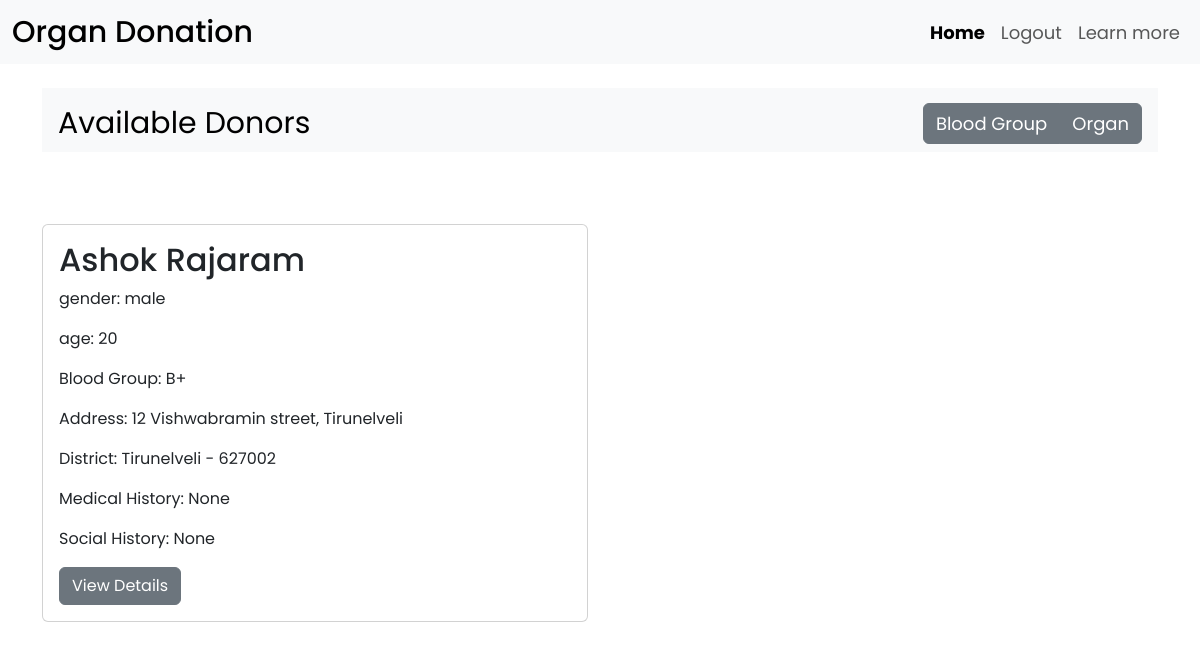
Before: /recipient/home/ (signed in) with the older database file.
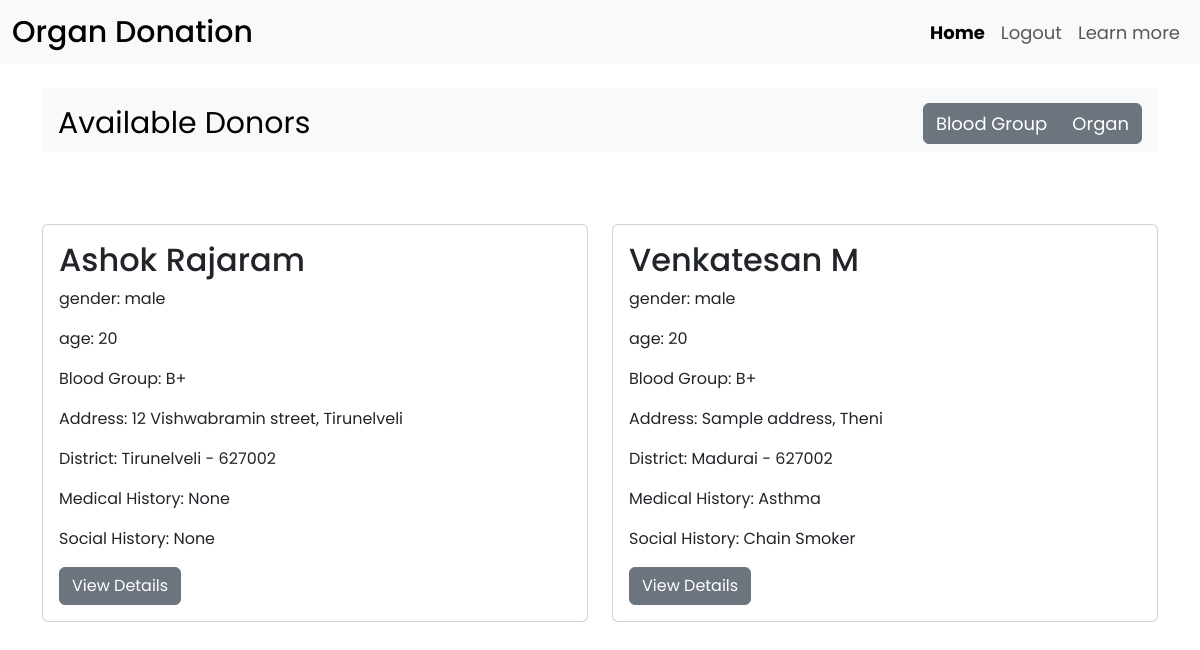
After: the same page with the newer database file.
### organdonation/models.py (models this page shows, shortened)
class Donor(models.Model):
   user = models.OneToOneField(User, on_delete=models.CASCADE, primary_key=True)
   email = models.EmailField(max_length=150, null=True)
   first_name = models.CharField(max_length=60)
   last_name = models.CharField(max_length=60)
   dob = models.DateField(null=True)
   age = models.CharField(max_length=2 ,null=True)
   gender = models.CharField(max_length=10)
   mobile = models.CharField(max_length=10)
   blood_group = models.CharField(max_length=3)
   aadhaar = models.CharField(max_length=16)
   addr_line = models.CharField(max_length=100)
   city = models.CharField(max_length=60)
   district = models.CharField(null=True, max_length=60)
   state = models.CharField(max_length=60)
   pincode = models.CharField(max_length=6)
   organs = models.ManyToManyField(Organ)
   medical_history = models.TextField(max_length=200)
   social_history = models.TextField(max_length=200)

### organdonation/views.py (the view)
# urls.py: path('recipient/home/', views.recipienthome, name='recipienthome'),
@login_required(login_url='login')
def recipienthome(request):
    current_user = request.user
    if current_user.is_authenticated and current_user.is_recipient:
        donorlist = (Donor.objects.all())
        organ = Organ.objects.get(name = current_user.recipient.organ_needed)
        donormatchlist = []
        for donor in donorlist:
            if donor.blood_group == current_user.recipient.blood_group:
                donormatchlist.append(donor)
            else:
                pass
        blooddonormatch = tuple(donormatchlist)
        return render(request, 'organdonation/recipienthome.html', {'user': current_user, 'donorslist': blooddonormatch})

### organdonation/templates/organdonation/recipienthome.html (shortened to what this page needs)
{% extends 'organdonation/base.html' %}
{% load static %}
{% block csslink%}
<link rel="stylesheet" href="{% static 'organdonation/css/style1.css' %}" />
{%endblock csslink %}
{% block body %}
<div class="container"><br>
   <nav id="navbar-example2" class="navbar bg-body-tertiary px-3 mb-3">
      <a class="navbar-brand" href="#">Available Donors</a>
      <ul class="nav nav-pills">
         <div class="btn-group">
            <a href="{% url 'recipienthome' %}" class="btn btn-secondary text-decoration-none" aria-current="page">Blood Group</a>
            <a href="{% url 'recipienthomeorgan' %}" class="btn btn-secondary text-decoration-none">Organ</a>
          </div>
      </ul>
    </nav>
    {% block view %}
   <div class="row row-cols-1 row-cols-md-2 g-4 my-5">
      {% if organview %}
         {% include 'organdonation/recipientorganview.html' %}
      {% else %}
         {% for donor in donorslist %}
         <div class="col">
            <div class="card h-100">
              <div class="card-body">
                <h5 class="card-title fs-2">{{ donor.first_name}} {{ donor.last_name }}</h5>
                <p class="card-text">gender: {{ donor.gender }}</p>
                <p class="card-text">age: {{ donor.age }}</p>
                <p class="card-text">Blood Group:
                  {% if donor.blood_group == 'bp' %}
                     B+
                  {% elif donor.blood_group == 'bn' %}
                     B-
                  {% elif donor.blood_group == 'an' %}
                     A-
                  {% elif donor.blood_group == 'ap' %}
                     A+
                  {% elif donor.blood_group == 'op' %}
                     O+
                  {% elif donor.blood_group == 'on' %}
                     O-
                  {% elif donor.blood_group == 'abp' %}
                     AB+
                  {% elif donor.blood_group == 'abn' %}
                     AB-
                  {% endif %}
                </p>
                <p class="card-text">Address: {{ donor.addr_line }}, {{ donor.city }}</p>
                <p class="card-text">District: {{ donor.district }} -  {{ donor.pincode }}</p>
                <p class="card-text">Medical History: {{ donor.medical_history }}</p>
                <p class="card-text">Social History: {{ donor.social_history }}</p>
                <a href="#" class="btn btn-secondary">View Details</a>
              </div>
            </div>
         </div>
         {% endfor %}
      {% endif %}
   </div>
    {% endblock  %}
{% endblock %}

Changed rows visible on the page:
added Donor: first_name "Venkatesan", last_name "M", gender "male", age "20", blood_group "B+", addr_line "Sample address", city "Theni", district "Madurai", pincode "627002", medical_history "Asthma", social_history "Chain Smoker"
